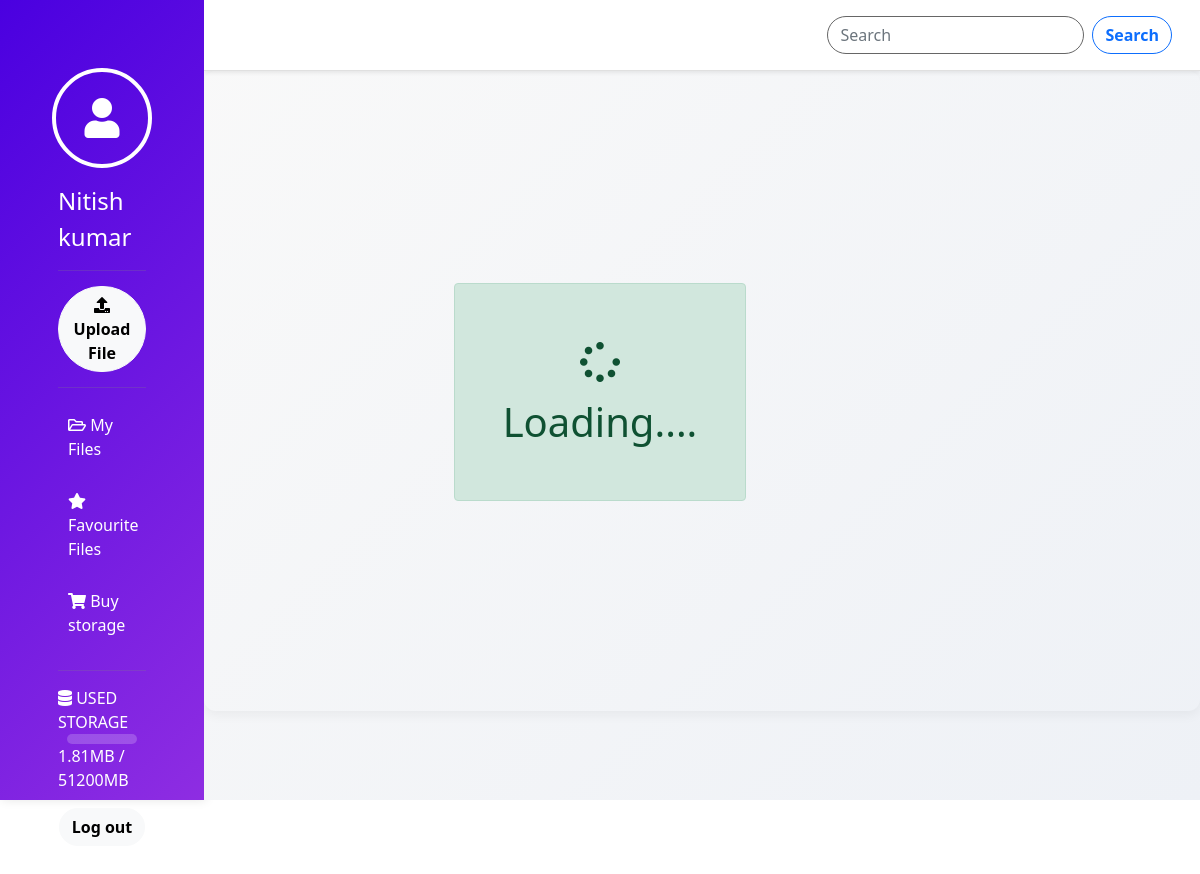
/profile.php (signed in), run on the app's committed database.
### tables this page shows
CREATE TABLE `users` (
  `id` int NOT NULL,
  `full_name` varchar(100) DEFAULT NULL,
  `email` varchar(100) DEFAULT NULL,
  `password` varchar(100) DEFAULT NULL,
  `reg_date_time` datetime NOT NULL DEFAULT CURRENT_TIMESTAMP,
  `activation_code` varchar(100) DEFAULT NULL,
  `status` varchar(100) NOT NULL DEFAULT 'pending',
  `plans` varchar(100) NOT NULL DEFAULT 'free',
  `used_storage` double NOT NULL DEFAULT '0',
  `purchase_date` date DEFAULT NULL,
  `storage` double NOT NULL DEFAULT '20',
  `expiry_date` date DEFAULT NULL
);

### profile.php (the view, shortened to what this page needs)
<?php
require("php/db.php");
$user_email=$_SESSION['user'];
$user_sql="select * from users where email='$user_email'";
$user_res=$db->query($user_sql);
$user_data=$user_res->fetch_assoc();
$user_name=$user_data['full_name'];
$used_storage = round($user_data['used_storage'],2);
$total_storage=$user_data['storage'];
?>
<!DOCTYPE html>
<html lang="en">
<head>
  <link rel="stylesheet" href="css/bootstrap.min.css" />
  <link rel="stylesheet" href="https://cdnjs.cloudflare.com/ajax/libs/font-awesome/5.15.0/css/all.min.css" />
</head>
<body>
    <div class="main-container d-flex">
        <div class="left">
            <div class="d-flex justify-content-center align-items-center flex-column p-5">
                <div class="profile_pic d-flex justify-content-center align-items-center">
                    <i class="fa fa-user fs-1 text-white"></i>
                </div>
                <span class="text-white fs-4"><?php echo $user_name?></span>
                <hr class="line">
                <button class="btn btn-light rounded-pill upload"> <i class="fa fa-upload"></i>Upload File</button>
                <hr class="line">
                <ul class = "my_menu">
                    <li class="menu" p_link="my_files"><i class="far fa-folder-open"></i> My Files</li>
                    <li class="menu" p_link="f_files"><i class="fas fa-star"></i> Favourite Files</li>
                    <li class="menu" p_link="buy_storage"><i class="fas fa-shopping-cart"></i> Buy storage</li>
                </ul>
                <hr class="line">
                <span class="text-white"><i class="fas fa-database"></i> USED STORAGE</span>
                <div class="progress storage">
                </div>
                <span class="text-white"><span class="us"><?php echo $used_storage?></span>MB / <?php echo $total_storage?>MB</span>
                <a href="php/logout.php" class="btn btn-light mt-3">Log out</a>
            </div>
        </div>
        <div class="right">
            <nav class="navbar navbar-light bg-light p-3 shadow-sm sticky-top">
        <div class="container-fluid">
            <form class="d-flex ms-auto search_frm">
            <input class="form-control me-2" type="search" placeholder="Search" aria-label="Search" id="search">
            <button class="btn btn-outline-primary" type="submit">Search</button>
            </form>
        </div>
        </nav>
    </div>
    </div>
    <div class="msg d-none"></div>
</body>
</html>

### profile.php (style rules this page uses)
.left { width: 20%; min-height: 100vh; background: linear-gradient(135deg, #4a00e0, #8e2de2); color: #fff; box-shadow: 2px 0 10px rgba(0,0,0,0.1); padding: 20px 10px; }
.profile_pic { width: 110px; height: 110px; border-radius: 50%; border: 4px solid #fff; display: flex; align-items: center; justify-content: center; margin-bottom: 15px; }
.line { background-color: rgba(255,255,255,0.3); height: 1px; border: none; margin: 15px 0; }
.my_menu { list-style: none; padding: 0; margin: 0; }
.my_menu li { padding: 12px 15px; border-radius: 8px; margin-bottom: 8px; transition: 0.3s; }
.storage { background: rgba(255,255,255,0.2); border-radius: 8px; height: 10px; }
.upload, .btn-light { border-radius: 25px; font-weight: 600; transition: 0.3s; }
.right { width: 80%; background: linear-gradient(135deg, #f9f9f9, #eef1f6); overflow: auto; }
.navbar { background: #fff !important; border-bottom: 1px solid #e0e0e0; box-shadow: 0 2px 6px rgba(0,0,0,0.05); }
.navbar .form-control { border-radius: 25px; border: 1px solid #666; }
.navbar .btn-outline-primary { border-radius: 25px; font-weight: 600; }
.main-container { width: 100%; height: 100vh; }
.left { width: 17%; height: 100%; background-color: #080429; }
.right { width: 83%; height: 100%; overflow: auto; }
.profile_pic { width: 100px; height: 100px; border-radius: 100%; border: 4px solid white; }
.line { background-color: gray; width: 100%; }
.storage { width: 80%; }
.my_menu { list-style: none; padding: 0; margin: 0; width: 100%; }
.my_menu li { width: 100%; padding: 10px; color: #fff; }
.msg { width: 100%; height: 100vh; background-color: rgba(0,0,0,0,7); position: fixed; top: 0; left: 0; display: flex; justify-content: center; align-items: center; z-index=1000000; }

### data on the page
users: full_name "Nitish kumar", used_storage "1.81", storage "51200"
